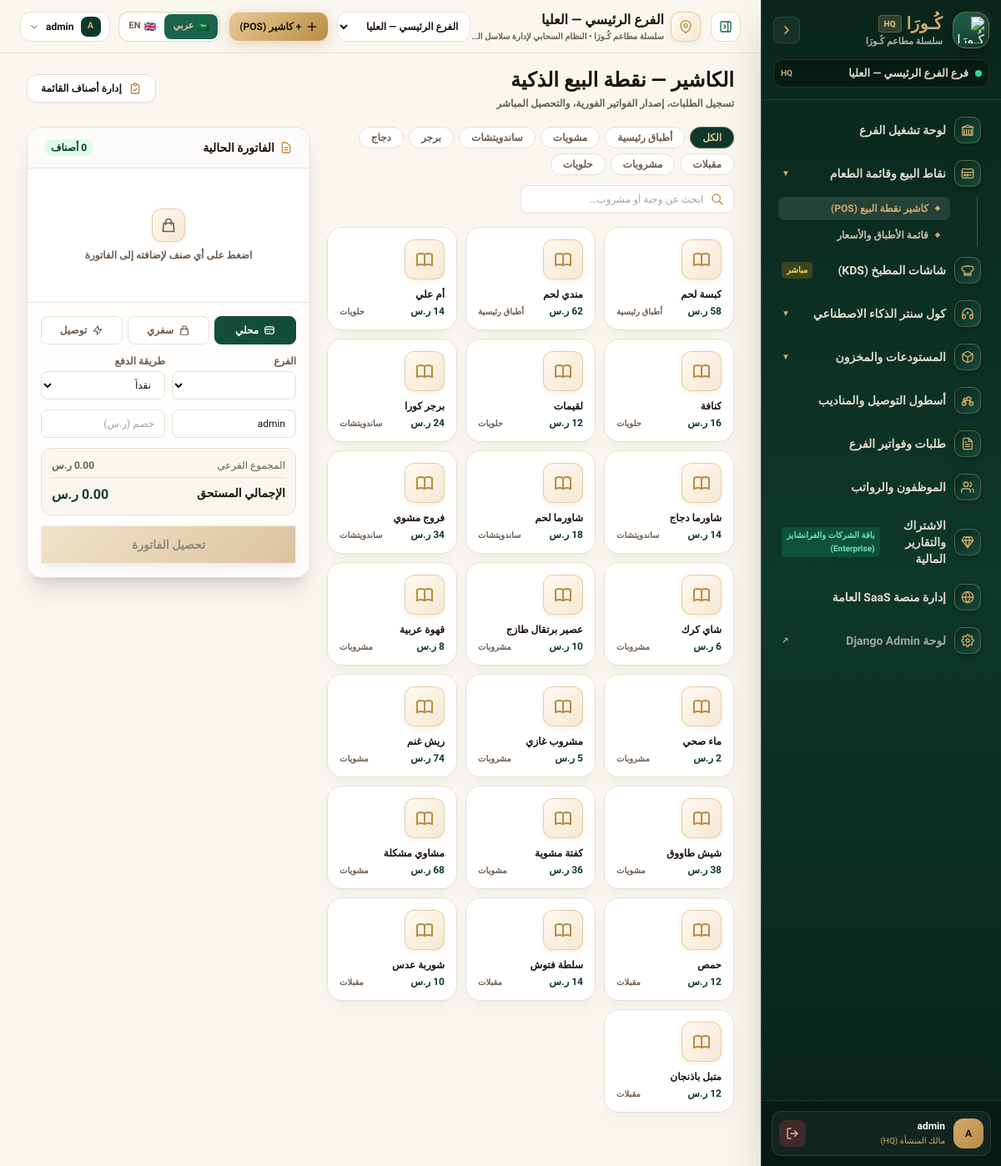
Page /pos/ (signed in) on the earlier database version.
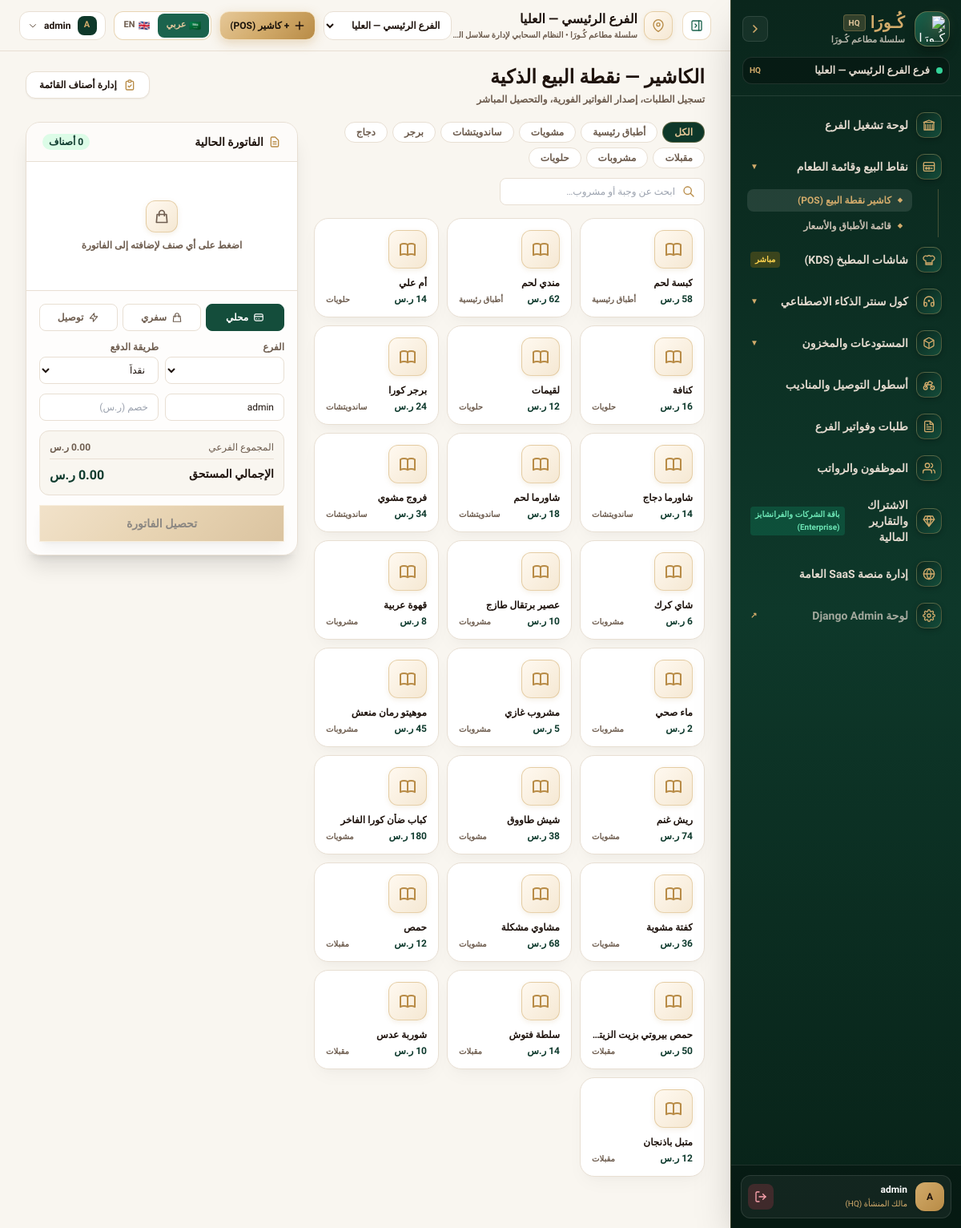
Same page on the later database version.
### core/models.py (models this page shows, shortened)
class MenuItem(models.Model):
    tenant = models.ForeignKey(
        Tenant,
        on_delete=models.CASCADE,
        related_name="menu_items",
        null=True,
        blank=True,
        verbose_name="المستأجر / المنشأة",
    )
    name = models.CharField(max_length=255, verbose_name="اسم الصنف")
    category = models.CharField(max_length=100, verbose_name="الفئة")
    price = models.DecimalField(max_digits=8, decimal_places=2, default=0.00, verbose_name="سعر البيع")
    cost = models.DecimalField(max_digits=8, decimal_places=2, default=0.00, verbose_name="التكلفة")
    emoji = models.CharField(max_length=20, default="", blank=True, verbose_name="أيقونة")
    available = models.BooleanField(default=True, verbose_name="متوفر")
    class Meta:
        verbose_name = "صنف منيو"
        verbose_name_plural = "قائمة الطعام"
        ordering = ["id"]

### core/views.py (the view)
# urls.py: path("pos/", views.pos_view, name="pos"),
@login_required
@ensure_csrf_cookie
def pos_view(request):
    if not user_has_perm(request.user, "pos_access"):
        return HttpResponseForbidden("غير مصرح لك بالوصول إلى نقطة البيع (POS)")
    tenant = get_active_tenant(request)
    branch = get_active_branch(request)
    categories = ["الكل", "أطباق رئيسية", "مشويات", "ساندويتشات", "برجر", "دجاج", "مقبلات", "مشروبات", "حلويات"]
    all_menu = MenuItem.objects.filter(tenant=tenant).order_by("category", "name")
    if branch:
        disabled_ids = set(BranchMenuAvailability.objects.filter(branch=branch, is_available=False).values_list("menu_item_id", flat=True))
        menu_items = []
        for m in all_menu:
            m_avail = (m.id not in disabled_ids) and m.available
            if m_avail:
                menu_items.append(m)
    else:
        menu_items = list(all_menu.filter(available=True))
    recent_orders = Order.objects.filter(tenant=tenant).order_by("-id")
    if branch:
        recent_orders = recent_orders.filter(branch=branch)
    context = {
        "tenant": tenant,
        "current_branch": branch,
        "categories": categories,
        "menu_items": menu_items,
        "recent_orders": recent_orders[:10],
    }
    return render(request, "pos.html", context)

### core/models.py (called while the page is built)
    def is_subscription_active(self):
        if not self.is_active:
            return False
        if self.subscription_status in ["active", "trial"]:
            if self.subscription_end and self.subscription_end < timezone.now():
                return False
            return True
        return False

    def days_until_expiry(self):
        if not self.subscription_end:
            return 999
        diff = (self.subscription_end - timezone.now()).total_seconds()
        return max(0, int(diff // 86400))

### core/views.py (called while the page is built, shortened)
def get_active_tenant(request):
    if hasattr(request, "tenant") and request.tenant:
        return request.tenant

def get_active_branch(request):
    tenant = get_active_tenant(request)
    profile = getattr(request.user, "profile", None)
    is_owner = request.user.is_superuser or (profile and (profile.role in ["owner", "platform_admin"] or profile.is_platform_admin))
    if not is_owner and profile and profile.branch:
        return profile.branch
    active_id = request.session.get("active_branch_id")
    if active_id:
        qs = Branch.objects.filter(id=active_id)
        if tenant:
            qs = qs.filter(tenant=tenant)
        return qs.first()
    return None

### templates/pos.html (shortened to what the changed rows need)
{% extends "base.html" %}
{% block content %}
<div class="space-y-5">
    <div class="flex flex-col sm:flex-row sm:items-center sm:justify-between gap-3">
        <div>
            <h1 class="text-2xl font-bold font-royal text-ink">{{ t.pos_title }}</h1>
        </div>
    </div>
    <div class="grid grid-cols-1 gap-5 lg:grid-cols-[1fr_340px] xl:grid-cols-[1fr_390px] font-body pb-24 lg:pb-0">
        <div>
            <div class="mb-4 flex flex-wrap items-center justify-between gap-3">
                <div class="flex flex-wrap items-center gap-1.5">
                    {% for c in categories %}
                    <button
                        onclick="setCategory('{{ c }}')"
                        id="cat-btn-{{ forloop.counter }}"
                        class="cat-btn rounded-full px-3.5 py-1 text-xs font-bold transition {% if forloop.first %}bg-[#0E382A] text-[#E6C898] border border-[#D2AB6B]/40 shadow-xs{% else %}border border-line bg-card text-soft hover:text-ink hover:border-[#D2AB6B]{% endif %}"
                        data-cat="{{ c }}"
                    >
                        {{ c }}
                    </button>
                    {% endfor %}
                </div>
            </div>
            <div id="menu-grid" class="grid grid-cols-2 gap-2.5 sm:grid-cols-3 md:grid-cols-3 xl:grid-cols-4">
                {% for m in menu_items %}
                <div
                    class="menu-item classic-card group relative p-3.5 text-right transition hover:border-[#D2AB6B] hover:shadow-md cursor-pointer {% if not m.available %}opacity-45 pointer-events-none{% endif %}"
                    data-id="{{ m.id }}"
                    data-name="{{ m.name }}"
                    data-price="{{ m.price }}"
                    data-category="{{ m.category }}"
                    onclick="addToCart({{ m.id }}, '{{ m.name }}', {{ m.price }})"
                >
                    <span class="medallion-icon-light flex h-12 w-12 items-center justify-center rounded-xl mb-2.5">
                    </span>
                    <p class="truncate text-xs font-black text-ink group-hover:text-brand-700 transition">{{ m.name }}</p>
                    <div class="mt-1 flex items-center justify-between">
                        <span class="text-xs font-black text-brand-700">{{ m.price|floatformat:0 }} ر.س</span>
                        <span class="text-[10px] font-bold text-soft">{{ m.category }}</span>
                    </div>
                </div>
                {% endfor %}
            </div>
        </div>
        <div id="cart-section-container" class="transition-all duration-300">
            <div class="classic-card sticky top-4 shadow-xl border-line">
                <div class="flex items-center justify-between border-b border-line px-5 py-3.5 bg-paper/40 rounded-t-2xl">
                    <h2 class="text-sm font-bold font-royal text-ink flex items-center gap-1.5">
                        <svg class="w-4 h-4 text-[#B88B46]" fill="none" stroke="currentColor" viewBox="0 0 24 24"><path stroke-linecap="round" stroke-linejoin="round" stroke-width="2" d="M9 12h6m-6 4h6m2 5H7a2 2 0 01-2-2V5a2 2 0 012-2h5.586a1 1 0 01.707.293l5.414 5.414a1 1 0 01.293.707V19a2 2 0 01-2 2z"/></svg>
                        <span>الفاتورة الحالية</span>
                    </h2>
                </div>
            </div>
        </div>
    </div>
</div>
{% endblock %}

Differences in the rows shown:
added MenuItem: name "موهيتو رمان منعش", price "45", category "مشروبات"
added MenuItem: name "كباب ضأن كورا الفاخر", category "مشويات"
added MenuItem: category "مقبلات"
